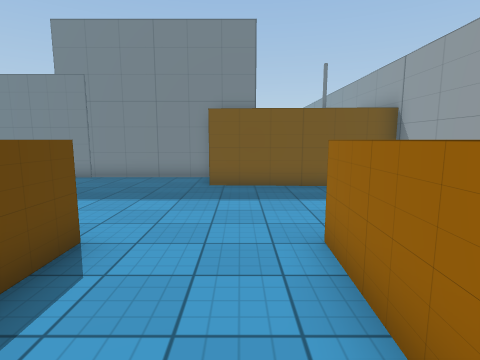
View 1 (above)

22 first-person views from a walk through a scene from a Unity 3-D project. The camera is 1.5 m above the floor, tilts 8° down and sees 80° across. The floor is counted in squares, 1 m on a side. Each view is taken from the middle of a square. On the plan, view 1 faces up. The plan holds only what a view shows up to about 14 squares ahead; the rest is blank. The place goes on beyond the plan. Some animated figures are not drawn. Some surface patterns are stand-ins.

View 2
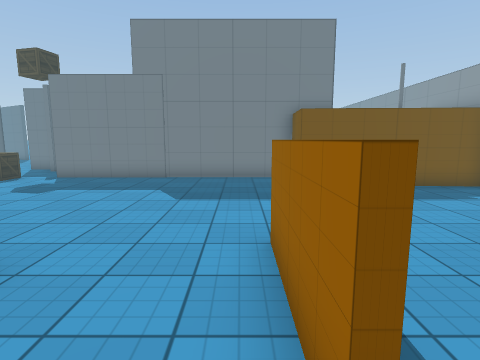

View 3
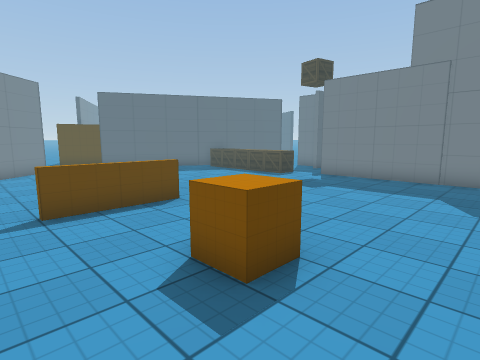

View 4
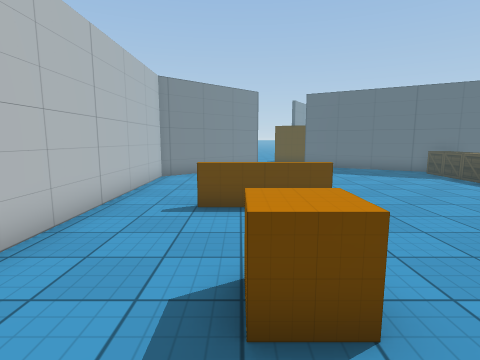

View 5
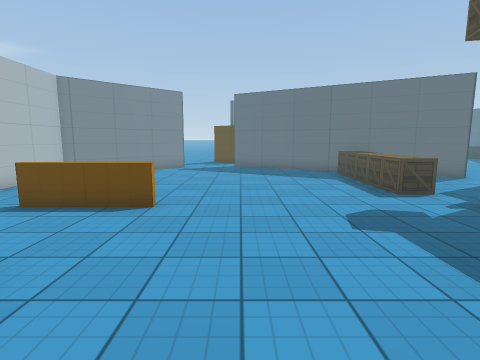

View 6
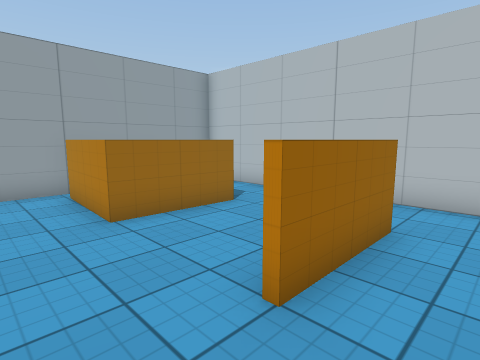

View 7
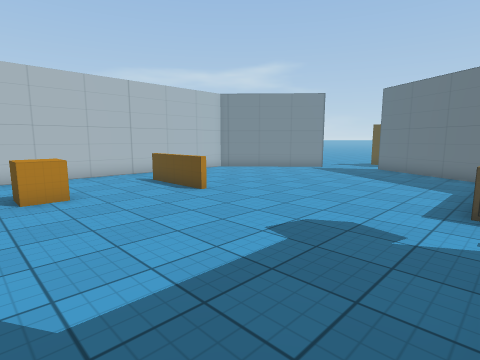

View 8
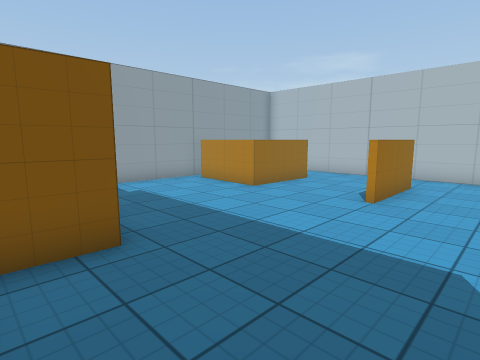

View 9
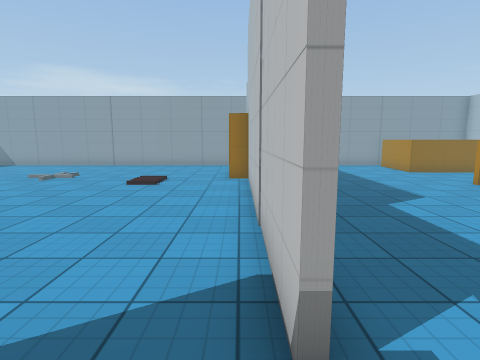

View 10
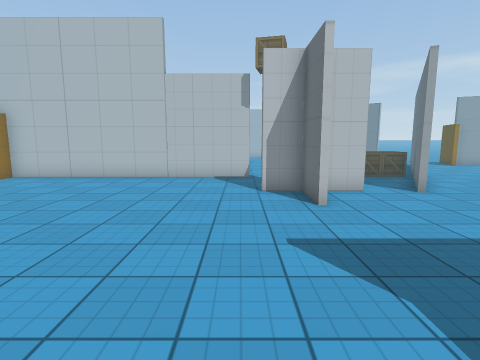

View 11
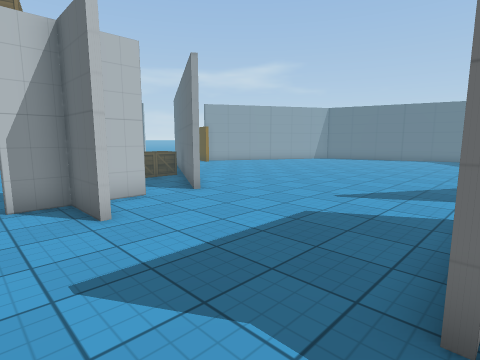

View 12
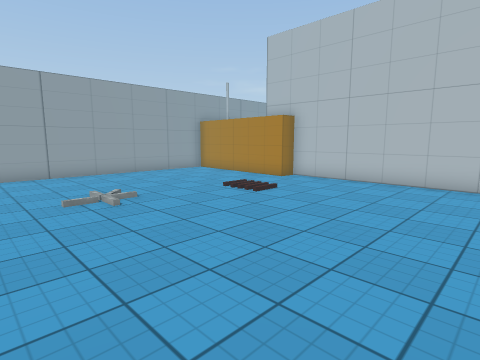

View 13
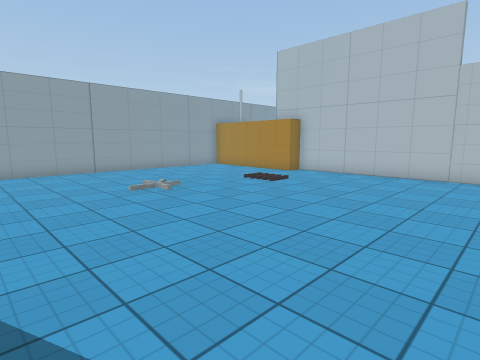

View 14
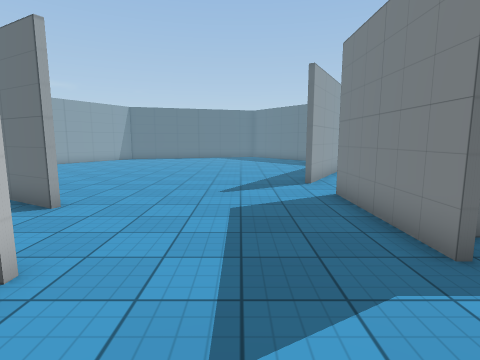

View 15
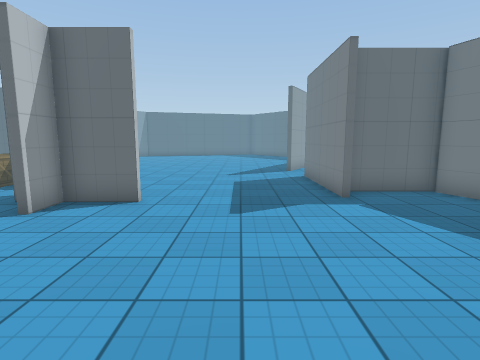

View 16
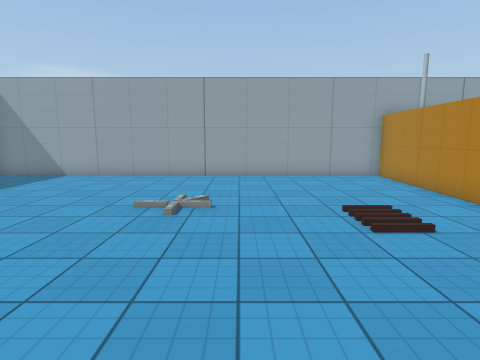

View 17
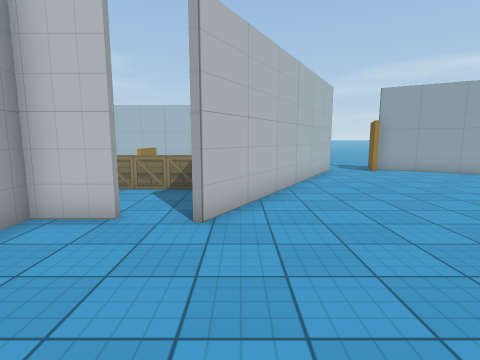

View 18
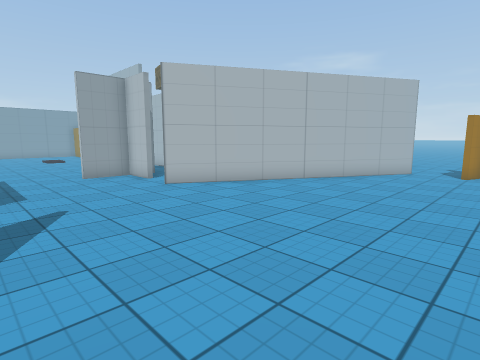

View 19
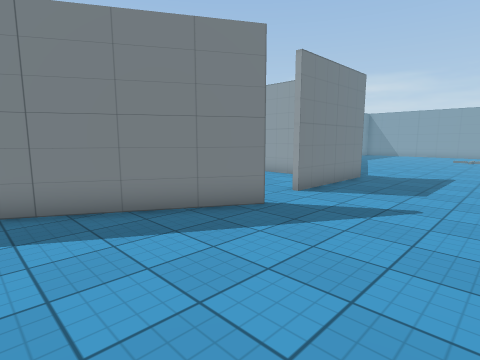

View 20
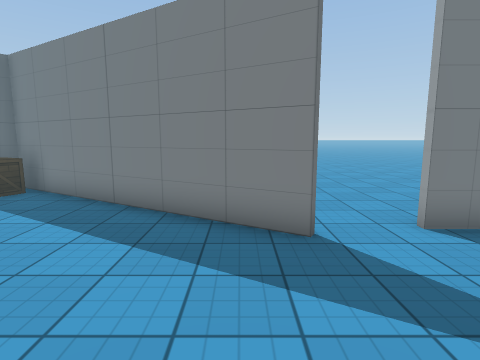

View 21
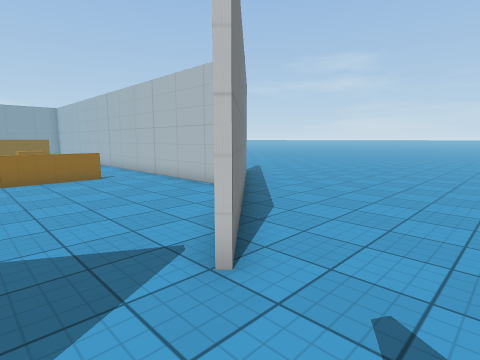

View 22
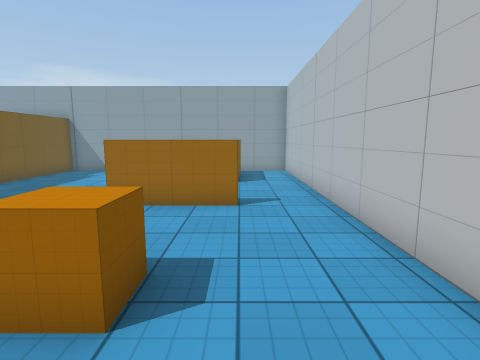

### Floor plan
Points are (right, up) in squares from view 1. A wall is a line through its corners. A room is listed if a view was taken in it or the views show most of it. See-through windows are left out.
Room 1 (views 1, 2, 3, 4, 5, 6, 7, 8, 9, 22)
walls: (-2.3, 4.1) (-2.3, 2.6); (-2.6, 1) (-2.6, 4.1); (1.1, 1) (1.3, 4.1) (4.4, 4); (-15.1, 15) (-20.1, 6); (-19.6, 3) (-15.7, -1.2) (4.9, -1.2) (4.9, 9.2) (-1, 9.4) (-0.9, 11.5) (-10.4, 11.5)
low walls: (-10.3, 4.1) (-10.3, 1); (-10.4, 1) (-10.4, 4.1)
ways out: opening at (-14, 14) to room 2; opening at (-11, 13.5) to room 2; opening at (-20, 4.5) to room 3
objects: other object (-17, 11) to (-16, 11); other object (-15, 11); other object (-14, 11); other object (-13, 11); other object (-12, 11); other object (-7, 2) to (-6, 3)
Room 2 (views 10, 11, 12, 13, 14, 15, 16, 17, 18, 19, 20)
walls: (-11.8, 16.6) (-11.8, 14.7) (-10.6, 14.7); (-13.8, 14.7) (-12, 14.7) (-12, 16.6); (-12.4, 21.7) (-17, 21.7); (-10.5, 11.7) (-0.9, 11.7); (-13.3, 24.5) (-13.3, 22.1); (-18.8, 21.2) (-24.5, 24.6); (-0.9, 12.4) (4.9, 12.2) (4.9, 24.5); (-20.5, 5.7) (-15.3, 15.1); (-22.8, 5.6) (-22.5, 6.5); (-24.6, 6.5) (-23.4, 5.8)
ways out: opening at (-14, 14) to room 1; opening at (-11, 13.5) to room 1; opening at (-21.5, 6) to room 3; opening at (-17.5, 22)
Room 3 (view 21)
walls: (-14.8, -2.5) (-19.7, 2.9)
ways out: opening at (-20, 4.5) to room 1; opening at (-21.5, 6) to room 2

Where each view was taken, in squares from view 1:
view 1: 0 up, 0 right, facing up
view 2: 0 up, 3 left, facing up
view 3: 0 up, 4 left, facing up-left
view 4: 2 up, 4 left, facing left
view 5: 6 up, 4 left, facing left
view 6: 6 up, 4 left, facing down-right
view 7: 11 up, 5 left, facing down-left
view 8: 11 up, 5 left, facing down-right
view 9: 12 up, 12 left, facing right
view 10: 23 up, 10 left, facing down
view 11: 22 up, 10 left, facing down-left
view 12: 22 up, 8 left, facing down-right
view 13: 24 up, 9 left, facing down-right
view 14: 19 up, 9 left, facing left
view 15: 19 up, 5 left, facing left
view 16: 18 up, 7 left, facing right
view 17: 20 up, 16 left, facing down
view 18: 20 up, 24 left, facing down-right
view 19: 17 up, 24 left, facing up-right
view 20: 17 up, 20 left, facing up
view 21: 5 up, 22 left, facing down-right
view 22: 1 up, 9 left, facing right
